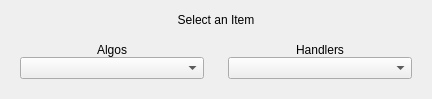
<?xml version="1.0" encoding="UTF-8"?>
<ui version="4.0">
 <class>OutputSelectItem</class>
 <widget class="QWidget" name="OutputSelectItem">
  <property name="geometry">
   <rect>
    <x>0</x>
    <y>0</y>
    <width>432</width>
    <height>99</height>
   </rect>
  </property>
  <property name="sizePolicy">
   <sizepolicy hsizetype="Maximum" vsizetype="Maximum">
    <horstretch>0</horstretch>
    <verstretch>0</verstretch>
   </sizepolicy>
  </property>
  <property name="windowTitle">
   <string>outputSelectItem</string>
  </property>
  <layout class="QVBoxLayout" name="verticalLayout">
   <item>
    <widget class="QLabel" name="label">
     <property name="text">
      <string>Select an Item</string>
     </property>
     <property name="alignment">
      <set>Qt::AlignCenter</set>
     </property>
    </widget>
   </item>
   <item>
    <layout class="QHBoxLayout" name="mainHLayout">
     <item>
      <widget class="QWidget" name="blockWidget" native="true">
       <layout class="QVBoxLayout" name="blockVLayout">
        <property name="spacing">
         <number>0</number>
        </property>
        <item>
         <widget class="QLabel" name="blockLabel">
          <property name="text">
           <string>Algos</string>
          </property>
          <property name="alignment">
           <set>Qt::AlignCenter</set>
          </property>
         </widget>
        </item>
        <item>
         <widget class="QComboBox" name="blockComboBox">
          <property name="sizePolicy">
           <sizepolicy hsizetype="Minimum" vsizetype="Fixed">
            <horstretch>0</horstretch>
            <verstretch>0</verstretch>
           </sizepolicy>
          </property>
         </widget>
        </item>
       </layout>
      </widget>
     </item>
     <item>
      <widget class="QWidget" name="handlerBox" native="true">
       <layout class="QVBoxLayout" name="handlerVLayout">
        <property name="spacing">
         <number>0</number>
        </property>
        <item>
         <widget class="QLabel" name="handlerLabel">
          <property name="text">
           <string>Handlers</string>
          </property>
          <property name="alignment">
           <set>Qt::AlignCenter</set>
          </property>
         </widget>
        </item>
        <item>
         <widget class="QComboBox" name="handlerComboBox">
          <property name="sizePolicy">
           <sizepolicy hsizetype="Minimum" vsizetype="Fixed">
            <horstretch>0</horstretch>
            <verstretch>0</verstretch>
           </sizepolicy>
          </property>
         </widget>
        </item>
       </layout>
      </widget>
     </item>
    </layout>
   </item>
  </layout>
 </widget>
 <resources/>
 <connections/>
</ui>
